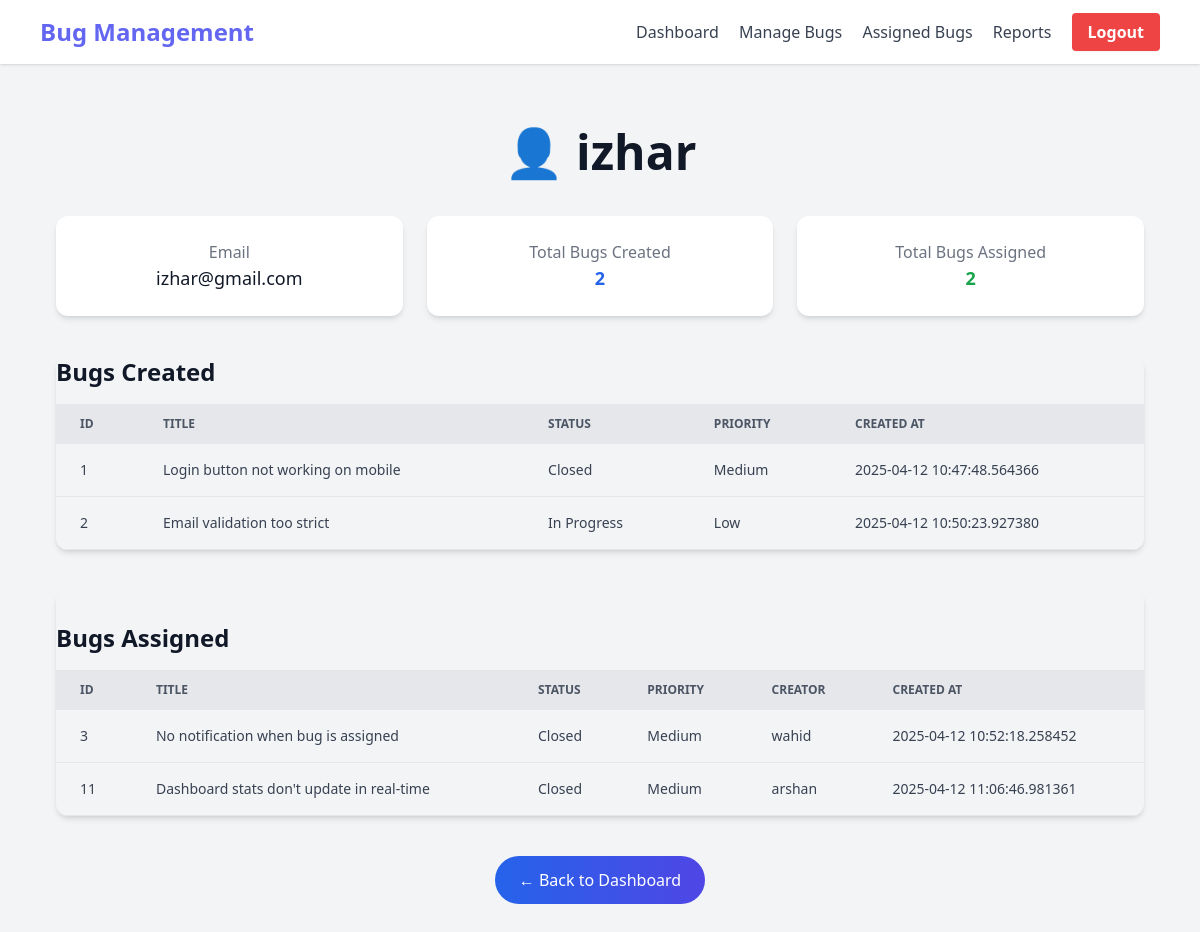
The app's page /admin/user/2 (signed in) with its own data.
### app.py (models this page shows, shortened)
class User(UserMixin, db.Model):
    id = db.Column(db.Integer, primary_key=True)
    username = db.Column(db.String(80), unique=True, nullable=False)
    email = db.Column(db.String(120), unique=True, nullable=False)
    password_hash = db.Column(db.String(128))
    is_admin = db.Column(db.Boolean, default=False)
    bugs_created = db.relationship('Bug', backref='creator', lazy=True, foreign_keys='Bug.creator_id')
    bugs_assigned = db.relationship('Bug', backref='assignee', lazy=True, foreign_keys='Bug.assignee_id')

class Bug(db.Model):
    id = db.Column(db.Integer, primary_key=True)
    title = db.Column(db.String(100), nullable=False)
    description = db.Column(db.Text, nullable=False)
    status = db.Column(db.String(20), default='Open')
    priority = db.Column(db.String(20), default='Medium')
    created_at = db.Column(db.DateTime, default=datetime.utcnow)
    updated_at = db.Column(db.DateTime, default=datetime.utcnow, onupdate=datetime.utcnow)
    creator_id = db.Column(db.Integer, db.ForeignKey('user.id'), nullable=False)
    assignee_id = db.Column(db.Integer, db.ForeignKey('user.id'))

### app.py (the view)
@app.route('/admin/user/<int:user_id>')
@login_required
def user_details(user_id):
    if not current_user.is_admin:
        return redirect(url_for('user_dashboard'))
    user = User.query.get_or_404(user_id)
    bugs_created = Bug.query.filter_by(creator_id=user.id).all()
    bugs_assigned = Bug.query.filter_by(assignee_id=user.id).all()
    return render_template('admin/user_details.html',
                         user=user,
                         bugs_created=bugs_created,
                         bugs_assigned=bugs_assigned)

### app.py (called while the page is built)
@login_manager.user_loader
def load_user(user_id):
    return User.query.get(int(user_id))

### templates/admin/user_details.html (shortened to what this page needs)
{% extends "base.html" %}
{% block content %}
<div class="max-w-7xl mx-auto px-4 py-10 space-y-10 animate-fade-in">
  <h1 class="text-3xl md:text-5xl font-bold text-center text-gray-900 dark:text-white">
    👤 {{ user.username }}
  </h1>
  <div class="grid grid-cols-1 md:grid-cols-3 gap-6 text-center">
    <div class="bg-white dark:bg-gray-800 shadow-md rounded-xl p-6">
      <p class="text-gray-500 dark:text-gray-300">Email</p>
      <p class="text-lg font-medium text-gray-900 dark:text-white">{{ user.email }}</p>
    </div>
    <div class="bg-white dark:bg-gray-800 shadow-md rounded-xl p-6">
      <p class="text-gray-500 dark:text-gray-300">Total Bugs Created</p>
      <p class="text-lg font-semibold text-blue-600 dark:text-blue-400">{{ bugs_created|length }}</p>
    </div>
    <div class="bg-white dark:bg-gray-800 shadow-md rounded-xl p-6">
      <p class="text-gray-500 dark:text-gray-300">Total Bugs Assigned</p>
      <p class="text-lg font-semibold text-green-600 dark:text-green-400">{{ bugs_assigned|length }}</p>
    </div>
  </div>
  <div class="overflow-x-auto shadow-md rounded-xl animate-slide-up">
    <h2 class="text-2xl font-semibold text-gray-900 dark:text-white mb-4">Bugs Created</h2>
    <table class="w-full text-sm text-left text-gray-700 dark:text-gray-300">
      <thead class="text-xs uppercase bg-gray-200 dark:bg-gray-700 text-gray-600 dark:text-gray-300">
        <tr>
          <th scope="col" class="px-6 py-3">ID</th>
          <th scope="col" class="px-6 py-3">Title</th>
          <th scope="col" class="px-6 py-3">Status</th>
          <th scope="col" class="px-6 py-3">Priority</th>
          <th scope="col" class="px-6 py-3">Created At</th>
        </tr>
      </thead>
      <tbody>
        {% for bug in bugs_created %}
        <tr class="border-b dark:border-gray-700 hover:bg-gray-100 dark:hover:bg-gray-800">
          <td class="px-6 py-4">{{ bug.id }}</td>
          <td class="px-6 py-4">{{ bug.title }}</td>
          <td class="px-6 py-4">{{ bug.status }}</td>
          <td class="px-6 py-4">{{ bug.priority }}</td>
          <td class="px-6 py-4">{{ bug.created_at }}</td>
        </tr>
        {% else %}
        <tr>
          <td colspan="5" class="text-center py-6 text-gray-500 dark:text-gray-400">No bugs created.</td>
        </tr>
        {% endfor %}
      </tbody>
    </table>
  </div>
  <div class="overflow-x-auto shadow-md rounded-xl animate-slide-up">
    <h2 class="text-2xl font-semibold text-gray-900 dark:text-white mt-8 mb-4">Bugs Assigned</h2>
    <table class="w-full text-sm text-left text-gray-700 dark:text-gray-300">
      <thead class="text-xs uppercase bg-gray-200 dark:bg-gray-700 text-gray-600 dark:text-gray-300">
        <tr>
          <th scope="col" class="px-6 py-3">ID</th>
          <th scope="col" class="px-6 py-3">Title</th>
          <th scope="col" class="px-6 py-3">Status</th>
          <th scope="col" class="px-6 py-3">Priority</th>
          <th scope="col" class="px-6 py-3">Creator</th>
          <th scope="col" class="px-6 py-3">Created At</th>
        </tr>
      </thead>
      <tbody>
        {% for bug in bugs_assigned %}
        <tr class="border-b dark:border-gray-700 hover:bg-gray-100 dark:hover:bg-gray-800">
          <td class="px-6 py-4">{{ bug.id }}</td>
          <td class="px-6 py-4">{{ bug.title }}</td>
          <td class="px-6 py-4">{{ bug.status }}</td>
          <td class="px-6 py-4">{{ bug.priority }}</td>
          <td class="px-6 py-4">{{ bug.creator.username }}</td>
          <td class="px-6 py-4">{{ bug.created_at }}</td>
        </tr>
        {% else %}
        <tr>
          <td colspan="6" class="text-center py-6 text-gray-500 dark:text-gray-400">No bugs assigned.</td>
        </tr>
        {% endfor %}
      </tbody>
    </table>
  </div>
  <div class="mt-10 text-center">
    <a href="{{ url_for('admin_dashboard') }}"
       class="inline-block bg-gradient-to-r from-blue-600 to-indigo-600 text-white px-6 py-3 rounded-full font-medium hover:shadow-lg transform hover:-translate-y-1 transition duration-300 animate-bounce-once">
      ← Back to Dashboard
    </a>
  </div>
</div>
{% endblock %}

### templates/admin/user_details.html (style rules this page uses)
.animate-fade-in { animation: fade-in 0.6s ease-out; }
.animate-slide-up { animation: slide-up 0.6s ease-out; }
.animate-bounce-once { animation: bounce-once 0.4s ease-out; }

### records on screen
User: username "izhar", email "izhar@gmail.com"
Bug: id "1", title "Login button not working on mobile", status "Closed", priority "Medium", created_at "2025-04-12 10:47:48.564366"
Bug: id "2", title "Email validation too strict", status "In Progress", priority "Low", created_at "2025-04-12 10:50:23.927380"
Bug: id "3", title "No notification when bug is assigned", status "Closed", priority "Medium", creator.username "wahid", created_at "2025-04-12 10:52:18.258452"
Bug: id "11", title "Dashboard stats don't update in real-time", status "Closed", priority "Medium", creator.username "arshan", created_at "2025-04-12 11:06:46.981361"

### other values on screen
{{ bugs_created|length }} "2"
{{ bugs_assigned|length }} "2"
